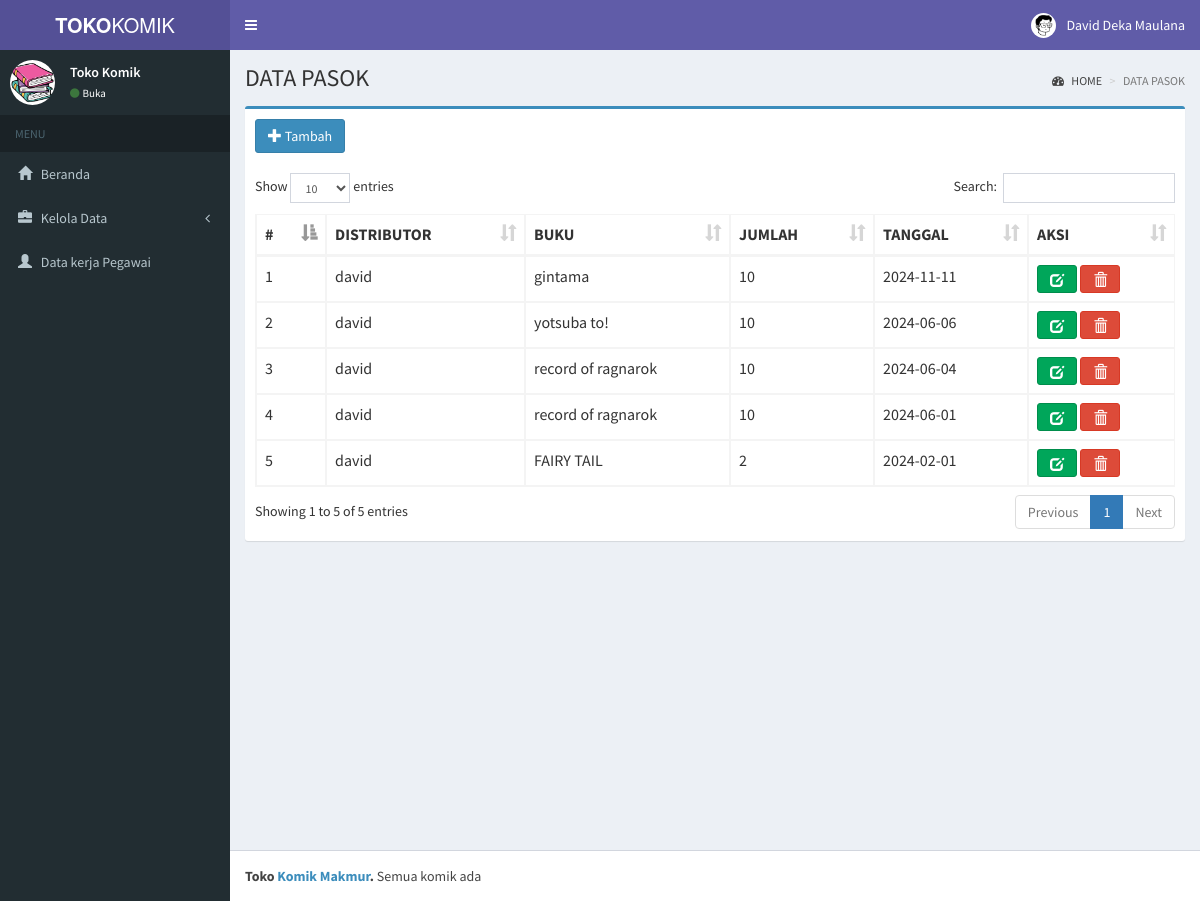
/index.php?page=data_pasok (signed in), run on the app's committed database.
### tables this page shows
CREATE TABLE `kasir` (
  `id_kasir` int(11) NOT NULL,
  `nama` varchar(100) NOT NULL,
  `alamat` varchar(50) DEFAULT NULL,
  `telepon` int(11) DEFAULT NULL,
  `status` varchar(59) DEFAULT NULL,
  `username` varchar(10) NOT NULL,
  `password` varchar(255) NOT NULL,
  `level` enum('admin','pegawai','','') NOT NULL
);

CREATE TABLE `pasok` (
  `id_pasok` int(11) NOT NULL,
  `id_distributor` int(11) NOT NULL,
  `id_buku` int(11) DEFAULT NULL,
  `jumlah` varchar(50) NOT NULL,
  `tanggal` date NOT NULL
);

CREATE TABLE `distributor` (
  `id_distributor` int(11) NOT NULL,
  `nama_distributor` varchar(100) NOT NULL,
  `alamat` varchar(50) NOT NULL,
  `telepon` varchar(50) NOT NULL
);

CREATE TABLE `buku` (
  `id_buku` int(11) NOT NULL,
  `judul` varchar(50) NOT NULL,
  `noisbn` int(11) NOT NULL,
  `penulis` varchar(50) NOT NULL,
  `penerbit` varchar(50) NOT NULL,
  `tahun` int(11) NOT NULL,
  `stok` int(11) NOT NULL,
  `harga_pokok` int(11) NOT NULL,
  `harga_jual` int(11) NOT NULL,
  `gambar` varchar(50) NOT NULL
);

### pages/pasok/data_pasok.php (the view, shortened to what this page needs)
<div class="content-wrapper">
  <section class="content-header">
    <h1>
      DATA PASOK
    </h1>
    <ol class="breadcrumb">
      <li><a href="index.php"><i class="fa fa-dashboard"></i> HOME</a></li>
      <li class="active">DATA PASOK</li>
    </ol>
  </section>
  <section class="content">
    <div class="row">
      <div class="col-xs-12">
        <div class="box box-primary">
          <div class="box-header">
            <a href="index.php?page=tambah_pasok" class="btn btn-primary" role="button" title="Tambah Data"><i
                class="glyphicon glyphicon-plus"></i> Tambah</a>
          </div>
          <div class="box-body table-responsive">
            <table id="pasok" class="table table-bordered table-hover">
              <thead>
                <tr>
                  <th>#</th>
                  <th>DISTRIBUTOR</th>
                  <th>BUKU</th>
                  <th>JUMLAH</th>
                  <th>TANGGAL</th>
                  <th>AKSI</th>
                </tr>
              </thead>
              <tbody>
                <?php
                include "../toko_buku/conf/conn.php";
                $no = 0;
                $query = mysqli_query($koneksi, "SELECT pasok.*, distributor.*, buku.* FROM pasok
                INNER JOIN distributor ON pasok.id_distributor = distributor.id_distributor
                INNER JOIN buku ON pasok.id_buku = buku.id_buku order by pasok.id_pasok DESc")
                  or die(mysqli_error($koneksi));
                while ($row = mysqli_fetch_array($query)) {
                  ?>
                  <tr>
                    <td><?php echo $no = $no + 1; ?></td>
                    <td><?php echo $row['nama_distributor']; ?></td>
                    <td><?php echo $row['judul']; ?></td>
                    <td><?php echo $row['jumlah']; ?></td>
                    <td><?php echo $row['tanggal']; ?></td>
                    <td>
                      <a href="index.php?page=ubah_pasok&id=<?= $row['id_pasok']; ?>" class="btn btn-success"
                        role="button" title="Ubah Data"><i class="glyphicon glyphicon-edit"></i></a>
                      <a href="javascript:void(0);" class="btn btn-danger" role="button" title="Hapus Data"
                        onclick="hapusPasok(<?= $row['id_pasok']; ?>);"><i class="glyphicon glyphicon-trash"></i></a>
                    </td>
                  </tr>
                <?php } ?>
              </tbody>
            </table>
          </div>
        </div>
      </div>
    </div>
  </section>
</div>

### index.php (shortened to what this page needs)
<?php
include "conf/conn.php";
if (isset($_SESSION['id_kasir']) == 0) {
  echo '<script>alert("Anda Harus Login Terlebih Dahulu !!!");
            window.location.href="pages/login.php"</script>';
} else {
  $id_kasir = $_SESSION['id_kasir'];
  $query = "SELECT nama, level FROM kasir WHERE id_kasir = '$id_kasir'";
  $result = mysqli_query($koneksi, $query);
  if ($result) {
    $user = mysqli_fetch_assoc($result);
    $nama = $user['nama'];
  } else {
    echo "Error fetching data: " . mysqli_error($conn);
  }
  ?>
  <link rel="stylesheet" href="plugins/datatables/dataTables.bootstrap.css">
  <!DOCTYPE html>
  <html>
  <head>
    <link rel="stylesheet" href="bootstrap/css/bootstrap.min.css">
    <link rel="stylesheet" href="https://cdnjs.cloudflare.com/ajax/libs/font-awesome/4.5.0/css/font-awesome.min.css">
    <link rel="stylesheet" href="https://cdnjs.cloudflare.com/ajax/libs/ionicons/2.0.1/css/ionicons.min.css">
    <link rel="stylesheet" href="dist/css/AdminLTE.min.css">
    <link rel="stylesheet" href="dist/css/skins/_all-skins.min.css">
    <link rel="stylesheet" href="plugins/iCheck/flat/blue.css">
    <link rel="stylesheet" href="plugins/morris/morris.css">
    <link rel="stylesheet" href="plugins/jvectormap/jquery-jvectormap-1.2.2.css">
    <link rel="stylesheet" href="plugins/datepicker/datepicker3.css">
    <link rel="stylesheet" href="plugins/daterangepicker/daterangepicker.css">
    <link rel="stylesheet" href="plugins/bootstrap-wysihtml5/bootstrap3-wysihtml5.min.css">
  </head>
  <body class="hold-transition skin-purple sidebar-mini">
    <div class="wrapper">
      <header class="main-header">
        <a href="index.php" class="logo">
          <span class="logo-lg"><b>TOKO</b>KOMIK</span>
        </a>
        <nav class="navbar navbar-static-top skin-purple">
          <a href="#" class="sidebar-toggle" data-toggle="offcanvas" role="button">
          </a>
          <div class="navbar-custom-menu">
            <ul class="nav navbar-nav">
              <li class="dropdown user user-menu">
                <a href="#" class="dropdown-toggle" data-toggle="dropdown">
                  <img src="dist/img/face.jpeg" class="user-image" alt="User Image">
                  <span class="hidden-xs">
                    <?php echo $nama; ?>
                  </span>
                </a>
              </li>
            </ul>
          </div>
        </nav>
      </header>
      <aside class="main-sidebar">
        <section class="sidebar">
          <div class="user-panel">
            <div class="pull-left image">
              <img src="dist/img/buku.jpeg" class="img-circle" alt="User Image">
            </div>
            <div class="pull-left info">
              <p>Toko Komik</p>
              <a href="#"><i class="fa fa-circle text-success"></i>Buka</a>
            </div>
          </div>
          <ul class="sidebar-menu">
            <li class="header">MENU</li>
            <li class="treeview">
            <li><a href="index.php"><i class="glyphicon glyphicon-home"></i> <span>Beranda</span></a></li>
            </li>
            <?php if ($_SESSION['level'] == "admin"): ?>
              <li class="treeview">
                <a href="#">
                  <i class="glyphicon glyphicon-briefcase"></i> <span>Kelola Data</span>
                  <span class="pull-right-container">
                    <i class="fa fa-angle-left pull-right"></i>
                  </span>
                </a>
              </li>
              <li><a href="index.php?page=pemilik"><i class="glyphicon glyphicon-user"></i> <span>Data kerja
                    Pegawai</span></a></li>
            <?php endif; ?>
          </ul>
      </aside>
      <?php include("conf/page.php"); ?>
      <footer class="main-footer">
        <strong>Toko <a href="http://almsaeedstudio.com">Komik Makmur</a>.</strong> Semua komik ada
      </footer>
    </div>
  </body>
  </html>
<?php } ?>

### data on the page
kasir: nama "David Deka Maulana"
pasok: id_distributor.nama_distributor "david", id_buku.judul "gintama", jumlah "10", tanggal "2024-11-11"
pasok: no "2", id_distributor.nama_distributor "david", id_buku.judul "yotsuba to!", jumlah "10", tanggal "2024-06-06"
pasok: no "3", id_distributor.nama_distributor "david", id_buku.judul "record of ragnarok", jumlah "10", tanggal "2024-06-04"
pasok: no "4", id_distributor.nama_distributor "david", id_buku.judul "record of ragnarok", jumlah "10", tanggal "2024-06-01"
pasok: no "5", id_distributor.nama_distributor "david", id_buku.judul "FAIRY TAIL", jumlah "2", tanggal "2024-02-01"
